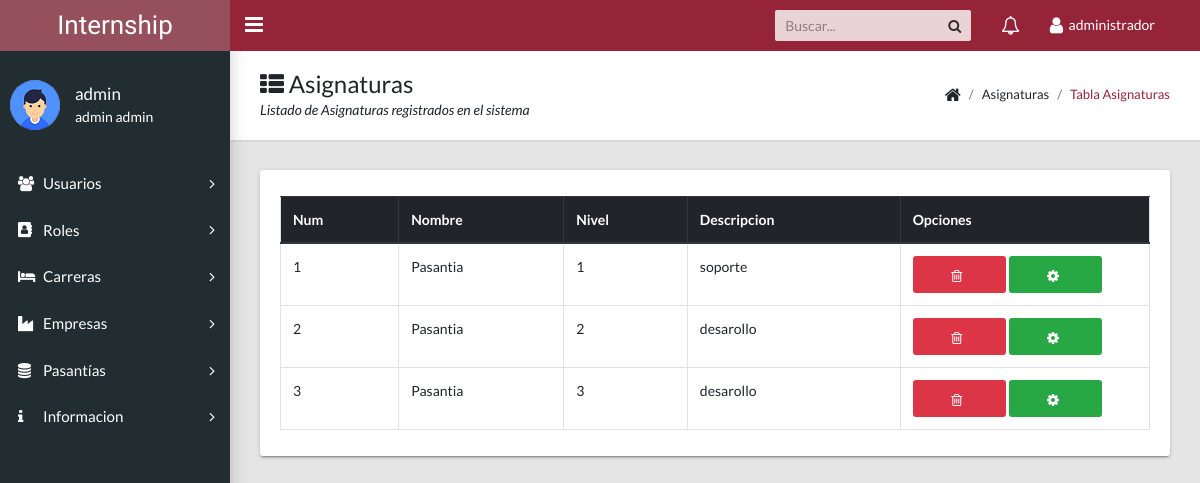
Page /admin/docs/listar_asignatura.php (signed in) on the committed database.
### tables this page shows
CREATE TABLE `asignatura` (
  `id_asignatura` int(11) NOT NULL AUTO_INCREMENT,
  `nombreasignatura` varchar(45) DEFAULT NULL,
  `nivel` int(11) DEFAULT NULL,
  `descripcionasig` varchar(500) DEFAULT NULL,
  `activoasignatura` tinyint(4) DEFAULT NULL,
  PRIMARY KEY (`id_asignatura`)
);

### modelo/conexion.php (called while the page is built, shortened)
<?php
class conexion{
	public $con;
	function __construct(){
	$this->host="localhost";
	$this->user="root";
	$this->clave="";
	$this->db="inter";
	$this->con=mysqli_connect($this->host, $this->user,$this->clave);
	mysqli_query($this->con, 'SET NAMES UTF-8');
	if($this->con){
		mysqli_select_db($this->con,$this->db);
	}
	}
public function con_retorno($sql){
$resp=mysqli_query($this->con, $sql);
return $resp;
}
}

### modelo/mdl_asignatura.php (called while the page is built, shortened)
<?php
require("conexion.php");
class mdl_asignatura
{
    public $obj_con;
    function __construct()
    {
        $this->obj_con = new conexion();
    }
    public function listar()
    {
        $sql = "SELECT * FROM asignatura where activoasignatura=1 ORDER BY id_asignatura;";
        return $this->obj_con->con_retorno($sql);
    }
}

### admin/docs/listar_asignatura.php (the view, shortened to what this page needs)
<?php
include_once('menu.php');
include_once ('../../modelo/mdl_asignatura.php');
$objeto=new mdl_asignatura();
$datos=$objeto->listar();
?>
<main class="app-content">
    <div class="app-title">
        <div>
            <h1><i class="fa fa-th-list"></i> Asignaturas</h1>
            <p>Listado de Asignaturas registrados en el sistema</p>
        </div>
        <ul class="app-breadcrumb breadcrumb side">
            <li class="breadcrumb-item"><i class="fa fa-home fa-lg"></i></li>
            <li class="breadcrumb-item">Asignaturas</li>
            <li class="breadcrumb-item active"><a href="#">Tabla Asignaturas</a></li>
        </ul>
    </div>
    <div class="row">
        <div class="col-md-12">
            <div class="tile">
                <div class="tile-body">
                    <table class="table table-hover table-bordered" id="sampleTable">
                        <thead class="thead-dark">
                        <tr>
                            <th>Num</th>
                            <th>Nombre</th>
                            <th>Nivel</th>
                            <th>Descripcion</th>
                            <th>Opciones</th>
                        </tr>
                        </thead>
                        <tbody>
                        <?php
                        $num=1;
                        while($row=mysqli_fetch_assoc($datos)){
                            echo "<tr>";
                            echo "<td>$num</td>";
                            echo "<td>".$row['nombreasignatura']."</td>";
                            echo "<td>".$row['nivel']."</td>";
                            echo "<td>".$row['descripcionasig']."</td>";
                            $id_asignatura=$row['id_asignatura'];
                            $nombreasignatura=$row['nombreasignatura'];
                            $nivel=$row['nivel'];
                            $descripcionasig=$row['descripcionasig'];
                            $num+=1;
                            echo "<td><a class='btn btn-danger col-md-5' href='../../enrutador/enr_asignatura.php?id_asignatura=".$id_asignatura."'><i class='fa fa-trash-o' aria-hidden='true'></i></a>
                            <a class=' btn btn-success col-md-5' href='modificar_asignatura.php?id_asignatura=".$id_asignatura."&nombreasignatura=".$nombreasignatura."&nivel=".$nivel."&descripcionasig=".$descripcionasig."'><i class='fa fa-cog' aria-hidden='true'></i></a></td>";
                            echo "</tr>";
                        }?>
                        </tbody>
                    </table>
                </div>
            </div>
        </div>
    </div>
</main>

### rows in the picture
asignatura: nombreasignatura "Pasantia", nivel "1", descripcionasig "soporte"
asignatura: nombreasignatura "Pasantia", nivel "2", descripcionasig "desarollo"
asignatura: nombreasignatura "Pasantia", nivel "3", descripcionasig "desarollo"

### other values in the picture
$_SESSION['rol'] "administrador"
$_SESSION['nombre'] "admin"
$_SESSION['papellido'] "admin"
$_SESSION['sapellido'] "admin"
